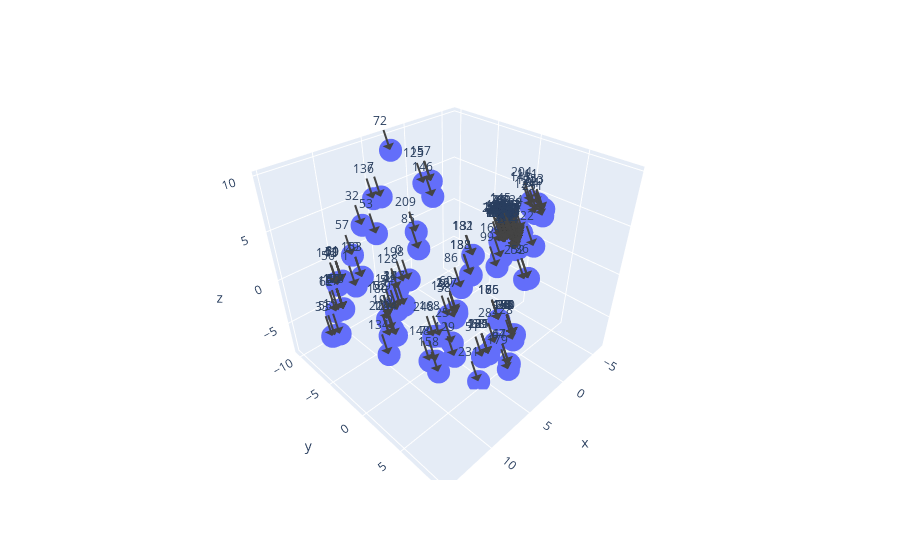

Notebook cell for this chart:
### Code cell
reduced_data = X_embedded

fig = px.scatter_3d(x=reduced_data[:,0], y=reduced_data[:,1], z=reduced_data[:,2])

annotations=[]

for i in range(reduced_data.shape[0]):    

    annotations.append(dict(x=reduced_data[i, 0], y=reduced_data[i, 1], z=reduced_data[i, 2], text=str(i), showarrow=True))

fig.update_layout(scene=dict(annotations=annotations))

fig.show()

### Figure 1 — Plotly figure (JSON) as saved in the notebook; plotly's stock layout.template omitted (floating-point values rounded to 4 significant figures; data arrays with more than 128 entries replaced by an {"elided": "..."} marker saying what was removed)
{"data": [{"hovertemplate": "x=%{x}<br>y=%{y}<br>z=%{z}<extra></extra>", "legendgroup": "", "marker": {"color": "#636efa", "symbol": "circle"}, "mode": "markers", "name": "", "scene": "scene", "showlegend": false, "type": "scatter3d", "x": {"elided": "254 float values"}, "y": {"elided": "254 float values"}, "z": {"elided": "254 float values"}}], "layout": {"legend": {"tracegroupgap": 0}, "margin": {"t": 60}, "scene": {"annotations": [{"showarrow": true, "text": "0", "x": 5.711, "y": -4.547, "z": -1.629}, {"showarrow": true, "text": "1", "x": 9.562, "y": -7.706, "z": -1.988}, {"showarrow": true, "text": "2", "x": -5.079, "y": -0.4876, "z": -0.9853}, {"showarrow": true, "text": "3", "x": 2.793, "y": 6.777, "z": 2.893}, {"showarrow": true, "text": "4", "x": -4.085, "y": -1.805, "z": -0.5107}, {"showarrow": true, "text": "5", "x": 4.554, "y": -2.414, "z": 8.817}, {"showarrow": true, "text": "6", "x": 0.4958, "y": 2.344, "z": -5.569}, {"showarrow": true, "text": "7", "x": 6.876, "y": -6.221, "z": 6.866}, {"showarrow": true, "text": "8", "x": -4.571, "y": -1.065, "z": 0.6043}, {"showarrow": true, "text": "9", "x": -4.972, "y": -1.392, "z": 0.6258}, {"showarrow": true, "text": "10", "x": -4.327, "y": -1.402, "z": -0.5449}, {"showarrow": true, "text": "11", "x": 14.04, "y": -2.291, "z": 3.743}, {"showarrow": true, "text": "12", "x": 12.8, "y": 1.405, "z": -0.2217}, {"showarrow": true, "text": "13", "x": 9.755, "y": 4.797, "z": 2.004}, {"showarrow": true, "text": "14", "x": 12.39, "y": 1.479, "z": 2.288}, {"showarrow": true, "text": "15", "x": 13.15, "y": -5.673, "z": -4.385}, {"showarrow": true, "text": "16", "x": -4.413, "y": -2.01, "z": -0.143}, {"showarrow": true, "text": "17", "x": -4.281, "y": -1.541, "z": 0.3604}, {"showarrow": true, "text": "18", "x": 11.72, "y": 1.639, "z": 2.292}, {"showarrow": true, "text": "19", "x": -4.537, "y": -0.4776, "z": -0.02348}, {"showarrow": true, "text": "20", "x": -4.744, "y": -0.006413, "z": -0.2054}, {"showarrow": true, "text": "21", "x": -4.41, "y": -1.382, "z": -0.5444}, {"showarrow": true, "text": "22", "x": -4.949, "y": -0.6618, "z": 0.3448}, {"showarrow": true, "text": "23", "x": -5.055, "y": -1.372, "z": 0.6264}, {"showarrow": true, "text": "24", "x": -4.607, "y": -1.118, "z": 0.3268}, {"showarrow": true, "text": "25", "x": 10.23, "y": 5.651, "z": 0.1375}, {"showarrow": true, "text": "26", "x": 6.063, "y": 8.185, "z": -0.06746}, {"showarrow": true, "text": "27", "x": -4.985, "y": -0.7148, "z": 0.06735}, {"showarrow": true, "text": "28", "x": 1.611, "y": 2.972, "z": -7.454}, {"showarrow": true, "text": "29", "x": 8.45, "y": -8.198, "z": -1.773}, {"showarrow": true, "text": "30", "x": 12.03, "y": -6.301, "z": -2.5}, {"showarrow": true, "text": "31", "x": 11.72, "y": 1.639, "z": 2.292}, {"showarrow": true, "text": "32", "x": 10.75, "y": -3.765, "z": 6.689}, {"showarrow": true, "text": "33", "x": 13.79, "y": -5.899, "z": -4.403}, {"showarrow": true, "text": "34", "x": 6.09, "y": 8.251, "z": -0.05304}, {"showarrow": true, "text": "35", "x": -5.491, "y": -0.6718, "z": -0.617}, {"showarrow": true, "text": "36", "x": 6.09, "y": 8.251, "z": -0.05304}, {"showarrow": true, "text": "37", "x": -4.823, "y": -1.567, "z": -0.1761}, {"showarrow": true, "text": "38", "x": -4.827, "y": 0.01362, "z": -0.2049}, {"showarrow": true, "text": "39", "x": -4.827, "y": 0.01362, "z": -0.2049}, {"showarrow": true, "text": "40", "x": -4.972, "y": -1.392, "z": 0.6258}, {"showarrow": true, "text": "41", "x": -4.607, "y": -1.118, "z": 0.3268}, {"showarrow": true, "text": "42", "x": -5.239, "y": -0.1706, "z": 0.1634}, {"showarrow": true, "text": "43", "x": -5.491, "y": -0.6718, "z": -0.617}, {"showarrow": true, "text": "44", "x": 7.205, "y": 8.879, "z": -1.938}, {"showarrow": true, "text": "45", "x": 12.03, "y": -6.301, "z": -2.5}, {"showarrow": true, "text": "46", "x": 12.03, "y": -6.301, "z": -2.5}, {"showarrow": true, "text": "47", "x": -4.827, "y": 0.01362, "z": -0.2049}, {"showarrow": true, "text": "48", "x": -5.107, "y": -1.392, "z": 0.4005}, {"showarrow": true, "text": "49", "x": -5.723, "y": -0.4777, "z": 0.1855}, {"showarrow": true, "text": "50", "x": -4.939, "y": -0.4091, "z": -1.221}, {"showarrow": true, "text": "51", "x": 4.746, "y": 4.081, "z": -6.3}, {"showarrow": true, "text": "52", "x": 9.425, "y": -2.917, "z": -2.769}, {"showarrow": true, "text": "53", "x": 4.837, "y": -10.3, "z": 0.609}, {"showarrow": true, "text": "54", "x": 12.4, "y": 2.088, "z": 2.521}, {"showarrow": true, "text": "55", "x": 13.64, "y": -5.686, "z": -4.257}, {"showarrow": true, "text": "56", "x": 14.73, "y": -1.842, "z": 3.972}, {"showarrow": true, "text": "57", "x": 12.35, "y": -3.15, "z": 4.933}, {"showarrow": true, "text": "58", "x": 9.796, "y": 5.472, "z": 2.252}, {"showarrow": true, "text": "59", "x": 14.04, "y": -2.291, "z": 3.743}, {"showarrow": true, "text": "60", "x": 8.412, "y": 4.321, "z": 1.398}, {"showarrow": true, "text": "61", "x": 14.02, "y": -2.357, "z": 3.729}, {"showarrow": true, "text": "62", "x": 12.7, "y": -6.461, "z": -2.504}, {"showarrow": true, "text": "63", "x": -4.41, "y": -1.382, "z": -0.5444}, {"showarrow": true, "text": "64", "x": 12.03, "y": -6.301, "z": -2.5}, {"showarrow": true, "text": "65", "x": -4.41, "y": -1.382, "z": -0.5444}, {"showarrow": true, "text": "66", "x": 12.01, "y": -6.367, "z": -2.514}, {"showarrow": true, "text": "67", "x": 7.205, "y": 8.879, "z": -1.938}, {"showarrow": true, "text": "68", "x": 4.079, "y": 4.241, "z": -6.296}, {"showarrow": true, "text": "69", "x": -4.827, "y": 0.01362, "z": -0.2049}, {"showarrow": true, "text": "70", "x": 14.04, "y": -2.291, "z": 3.743}, {"showarrow": true, "text": "71", "x": -4.823, "y": -1.567, "z": -0.1761}, {"showarrow": true, "text": "72", "x": 4.246, "y": -7.855, "z": 9.808}, {"showarrow": true, "text": "73", "x": -4.827, "y": 0.01362, "z": -0.2049}, {"showarrow": true, "text": "74", "x": -4.744, "y": -0.006413, "z": -0.2054}, {"showarrow": true, "text": "75", "x": -4.854, "y": -0.05251, "z": -0.2193}, {"showarrow": true, "text": "76", "x": -5.239, "y": -0.1706, "z": 0.1634}, {"showarrow": true, "text": "77", "x": -4.827, "y": 0.01362, "z": -0.2049}, {"showarrow": true, "text": "78", "x": 6.09, "y": 8.251, "z": -0.05304}, {"showarrow": true, "text": "79", "x": 8.217, "y": 1.641, "z": -6.105}, {"showarrow": true, "text": "80", "x": -5.106, "y": -0.5537, "z": -0.9997}, {"showarrow": true, "text": "81", "x": -5.079, "y": -0.4876, "z": -0.9853}, {"showarrow": true, "text": "82", "x": -4.854, "y": -0.05251, "z": -0.2193}, {"showarrow": true, "text": "83", "x": -5.527, "y": -0.7248, "z": -0.8944}, {"showarrow": true, "text": "84", "x": -3.067, "y": 3.522, "z": 5.258}, {"showarrow": true, "text": "85", "x": 8.424, "y": 0.1652, "z": 5.238}, {"showarrow": true, "text": "86", "x": 7.6, "y": 4.017, "z": 3.08}, {"showarrow": true, "text": "87", "x": -5.239, "y": -0.1706, "z": 0.1634}, {"showarrow": true, "text": "88", "x": -4.159, "y": -0.8811, "z": 0.236}, {"showarrow": true, "text": "89", "x": -5.079, "y": -0.4876, "z": -0.9853}, {"showarrow": true, "text": "90", "x": -5.723, "y": -0.4777, "z": 0.1855}, {"showarrow": true, "text": "91", "x": -4.827, "y": 0.01362, "z": -0.2049}, {"showarrow": true, "text": "92", "x": -4.823, "y": -1.567, "z": -0.1761}, {"showarrow": true, "text": "93", "x": -5.079, "y": -0.4876, "z": -0.9853}, {"showarrow": true, "text": "94", "x": -4.41, "y": -1.382, "z": -0.5444}, {"showarrow": true, "text": "95", "x": -5.079, "y": -0.4876, "z": -0.9853}, {"showarrow": true, "text": "96", "x": -4.827, "y": 0.01362, "z": -0.2049}, {"showarrow": true, "text": "97", "x": -5.079, "y": -0.4876, "z": -0.9853}, {"showarrow": true, "text": "98", "x": -4.827, "y": 0.01362, "z": -0.2049}, {"showarrow": true, "text": "99", "x": -1.276, "y": 0.2779, "z": -1.18}, {"showarrow": true, "text": "100", "x": -4.41, "y": -1.382, "z": -0.5444}, {"showarrow": true, "text": "101", "x": -4.41, "y": -1.382, "z": -0.5444}, {"showarrow": true, "text": "102", "x": -5.079, "y": -0.4876, "z": -0.9853}, {"showarrow": true, "text": "103", "x": -4.41, "y": -1.382, "z": -0.5444}, {"showarrow": true, "text": "104", "x": -4.827, "y": 0.01362, "z": -0.2049}, {"showarrow": true, "text": "105", "x": -4.327, "y": -1.402, "z": -0.5449}, {"showarrow": true, "text": "106", "x": -4.159, "y": -0.8811, "z": 0.236}, {"showarrow": true, "text": "107", "x": -4.827, "y": 0.01362, "z": -0.2049}, {"showarrow": true, "text": "108", "x": -4.827, "y": 0.01362, "z": -0.2049}, {"showarrow": true, "text": "109", "x": -4.159, "y": -0.8811, "z": 0.236}, {"showarrow": true, "text": "110", "x": -4.859, "y": -1.636, "z": -0.2448}, {"showarrow": true, "text": "111", "x": -3.101, "y": 2.935, "z": 5.885}, {"showarrow": true, "text": "112", "x": -4.41, "y": -1.382, "z": -0.5444}, {"showarrow": true, "text": "113", "x": -4.41, "y": -1.382, "z": -0.5444}, {"showarrow": true, "text": "114", "x": -5.079, "y": -0.4876, "z": -0.9853}, {"showarrow": true, "text": "115", "x": -5.275, "y": -0.2405, "z": 0.09462}, {"showarrow": true, "text": "116", "x": -5.527, "y": -0.7248, "z": -0.8944}, {"showarrow": true, "text": "117", "x": -4.827, "y": 0.01362, "z": -0.2049}, {"showarrow": true, "text": "118", "x": -4.827, "y": 0.01362, "z": -0.2049}, {"showarrow": true, "text": "119", "x": -4.827, "y": 0.01362, "z": -0.2049}, {"showarrow": true, "text": "120", "x": -5.275, "y": -0.2236, "z": -0.1141}, {"showarrow": true, "text": "121", "x": -4.827, "y": 0.01362, "z": -0.2049}, {"showarrow": true, "text": "122", "x": -4.827, "y": 0.01362, "z": -0.2049}, {"showarrow": true, "text": "123", "x": -5.079, "y": -0.4876, "z": -0.9853}, {"showarrow": true, "text": "124", "x": -2.466, "y": 3.177, "z": 5.281}, {"showarrow": true, "text": "125", "x": 5.222, "y": -2.574, "z": 8.813}, {"showarrow": true, "text": "126", "x": 2.793, "y": 6.777, "z": 2.893}, {"showarrow": true, "text": "127", "x": 12.52, "y": -6.315, "z": -2.371}, {"showarrow": true, "text": "128", "x": 11.44, "y": 1.093, "z": 3.474}, {"showarrow": true, "text": "129", "x": 9.813, "y": 5.495, "z": -1.669}, {"showarrow": true, "text": "130", "x": -4.159, "y": -0.8811, "z": 0.236}, {"showarrow": true, "text": "131", "x": 5.817, "y": 3.549, "z": 4.969}, {"showarrow": true, "text": "132", "x": -4.827, "y": 0.01362, "z": -0.2049}, {"showarrow": true, "text": "133", "x": -5.275, "y": -0.2236, "z": -0.1141}, {"showarrow": true, "text": "134", "x": 10.83, "y": -1.743, "z": -5.836}, {"showarrow": true, "text": "135", "x": -4.827, "y": 0.01362, "z": -0.2049}, {"showarrow": true, "text": "136", "x": 7.517, "y": -6.448, "z": 6.848}, {"showarrow": true, "text": "137", "x": -4.827, "y": 0.01362, "z": -0.2049}, {"showarrow": true, "text": "138", "x": 5.531, "y": 3.126, "z": 2.749}, {"showarrow": true, "text": "139", "x": 4.052, "y": 4.175, "z": -6.31}, {"showarrow": true, "text": "140", "x": -4.827, "y": 0.01362, "z": -0.2049}, {"showarrow": true, "text": "141", "x": -4.827, "y": 0.01362, "z": -0.2049}, {"showarrow": true, "text": "142", "x": 14.54, "y": -2.305, "z": 3.871}, {"showarrow": true, "text": "143", "x": -2.672, "y": 2.52, "z": 5.615}, {"showarrow": true, "text": "144", "x": 12.84, "y": 2.267, "z": 0.4066}, {"showarrow": true, "text": "145", "x": -5.019, "y": -1.319, "z": 0.9038}, {"showarrow": true, "text": "146", "x": -1.041, "y": -8.321, "z": 3.301}, {"showarrow": true, "text": "147", "x": 7.528, "y": -3.216, "z": -2.89}, {"showarrow": true, "text": "148", "x": 8.184, "y": 0.7792, "z": -6.734}, {"showarrow": true, "text": "149", "x": -4.159, "y": -0.8811, "z": 0.236}, {"showarrow": true, "text": "150", "x": -4.827, "y": 0.01362, "z": -0.2049}, {"showarrow": true, "text": "151", "x": -4.827, "y": 0.01362, "z": -0.2049}, {"showarrow": true, "text": "152", "x": 6.09, "y": 8.251, "z": -0.05304}, {"showarrow": true, "text": "153", "x": 8.45, "y": -8.198, "z": -1.773}, {"showarrow": true, "text": "154", "x": -5.491, "y": -0.6718, "z": -0.617}, {"showarrow": true, "text": "155", "x": 6.09, "y": 8.251, "z": -0.05304}, {"showarrow": true, "text": "156", "x": -5.163, "y": -0.2281, "z": -0.1554}, {"showarrow": true, "text": "157", "x": 4.527, "y": -2.48, "z": 8.802}, {"showarrow": true, "text": "158", "x": 7.801, "y": 1.485, "z": -7.912}, {"showarrow": true, "text": "159", "x": -4.744, "y": -0.006413, "z": -0.2054}, {"showarrow": true, "text": "160", "x": -4.604, "y": 0.07212, "z": -0.4411}, {"showarrow": true, "text": "161", "x": -5.079, "y": -0.4876, "z": -0.9853}, {"showarrow": true, "text": "162", "x": -5.275, "y": -0.2236, "z": -0.1141}, {"showarrow": true, "text": "163", "x": -4.827, "y": 0.01362, "z": -0.2049}, {"showarrow": true, "text": "164", "x": -1.436, "y": 0.5949, "z": -0.0316}, {"showarrow": true, "text": "165", "x": -4.159, "y": -0.8811, "z": 0.236}, {"showarrow": true, "text": "166", "x": -4.827, "y": 0.01362, "z": -0.2049}, {"showarrow": true, "text": "167", "x": 9.114, "y": 5.023, "z": 2.023}, {"showarrow": true, "text": "168", "x": 7.103, "y": 1.013, "z": -4.22}, {"showarrow": true, "text": "169", "x": 9.425, "y": -2.917, "z": -2.769}, {"showarrow": true, "text": "170", "x": -5.527, "y": -0.7248, "z": -0.8944}, {"showarrow": true, "text": "171", "x": -4.744, "y": -0.006413, "z": -0.2054}, {"showarrow": true, "text": "172", "x": -4.939, "y": -0.4091, "z": -1.221}, {"showarrow": true, "text": "173", "x": -5.079, "y": -0.4876, "z": -0.9853}, {"showarrow": true, "text": "174", "x": 6.09, "y": 8.251, "z": -0.05304}, {"showarrow": true, "text": "175", "x": 0.4958, "y": 2.344, "z": -5.569}, {"showarrow": true, "text": "176", "x": -4.145, "y": 0.4626, "z": 0.02421}, {"showarrow": true, "text": "177", "x": 12.01, "y": -6.367, "z": -2.514}, {"showarrow": true, "text": "178", "x": 12.03, "y": -6.301, "z": -2.5}, {"showarrow": true, "text": "179", "x": 7.887, "y": 9.328, "z": -1.709}, {"showarrow": true, "text": "180", "x": 10.11, "y": -2.468, "z": -2.54}, {"showarrow": true, "text": "181", "x": 6.09, "y": 8.251, "z": -0.05304}, {"showarrow": true, "text": "182", "x": 5.115, "y": 2.847, "z": 4.345}, {"showarrow": true, "text": "183", "x": 4.83, "y": 2.424, "z": 2.125}, {"showarrow": true, "text": "184", "x": -5.939, "y": -0.909, "z": -0.5262}, {"showarrow": true, "text": "185", "x": 4.079, "y": 4.241, "z": -6.296}, {"showarrow": true, "text": "186", "x": 0.4958, "y": 2.344, "z": -5.569}, {"showarrow": true, "text": "187", "x": -5.527, "y": -0.7248, "z": -0.8944}, {"showarrow": true, "text": "188", "x": -5.079, "y": -0.4876, "z": -0.9853}, {"showarrow": true, "text": "189", "x": -4.159, "y": -0.8811, "z": 0.236}, {"showarrow": true, "text": "190", "x": -4.41, "y": -1.382, "z": -0.5444}, {"showarrow": true, "text": "191", "x": -4.159, "y": -0.8811, "z": 0.236}, {"showarrow": true, "text": "192", "x": -4.537, "y": -0.4776, "z": -0.02348}, {"showarrow": true, "text": "193", "x": -5.723, "y": -0.4777, "z": 0.1855}, {"showarrow": true, "text": "194", "x": -2.689, "y": 3.119, "z": 5.517}, {"showarrow": true, "text": "195", "x": -5.201, "y": -1.163, "z": -0.4356}, {"showarrow": true, "text": "196", "x": -4.41, "y": -1.382, "z": -0.5444}, {"showarrow": true, "text": "197", "x": -4.854, "y": -0.05251, "z": -0.2193}, {"showarrow": true, "text": "198", "x": 6.878, "y": -3.925, "z": -0.8911}, {"showarrow": true, "text": "199", "x": 9.71, "y": -2.371, "z": -3.951}, {"showarrow": true, "text": "200", "x": -4.827, "y": 0.01362, "z": -0.2049}, {"showarrow": true, "text": "201", "x": -4.827, "y": 0.01362, "z": -0.2049}, {"showarrow": true, "text": "202", "x": -4.159, "y": -0.8811, "z": 0.236}, {"showarrow": true, "text": "203", "x": -4.827, "y": 0.01362, "z": -0.2049}, {"showarrow": true, "text": "204", "x": -2.847, "y": 2.373, "z": 5.998}, {"showarrow": true, "text": "205", "x": -4.744, "y": -0.006413, "z": -0.2054}, {"showarrow": true, "text": "206", "x": -4.827, "y": 0.01362, "z": -0.2049}, {"showarrow": true, "text": "207", "x": -4.827, "y": 0.01362, "z": -0.2049}, {"showarrow": true, "text": "208", "x": -5.688, "y": -0.4247, "z": 0.4629}, {"showarrow": true, "text": "209", "x": 8.139, "y": -0.3808, "z": 6.42}, {"showarrow": true, "text": "210", "x": -3.376, "y": 3.347, "z": 5.321}, {"showarrow": true, "text": "211", "x": -4.211, "y": -0.9006, "z": 0.01015}, {"showarrow": true, "text": "212", "x": -5.239, "y": -0.1706, "z": 0.1634}, {"showarrow": true, "text": "213", "x": -4.159, "y": -0.8811, "z": 0.236}, {"showarrow": true, "text": "214", "x": -5.275, "y": -0.2236, "z": -0.1141}, {"showarrow": true, "text": "215", "x": -4.827, "y": 0.01362, "z": -0.2049}, {"showarrow": true, "text": "216", "x": -4.827, "y": 0.01362, "z": -0.2049}, {"showarrow": true, "text": "217", "x": -4.827, "y": 0.01362, "z": -0.2049}, {"showarrow": true, "text": "218", "x": -5.275, "y": -0.2236, "z": -0.1141}, {"showarrow": true, "text": "219", "x": -5.079, "y": -0.4876, "z": -0.9853}, {"showarrow": true, "text": "220", "x": -5.975, "y": -0.9789, "z": -0.5949}, {"showarrow": true, "text": "221", "x": 4.079, "y": 4.241, "z": -6.296}, {"showarrow": true, "text": "222", "x": -1.078, "y": 4.32, "z": 3.07}, {"showarrow": true, "text": "223", "x": -5.275, "y": -0.2236, "z": -0.1141}, {"showarrow": true, "text": "224", "x": -6.135, "y": -0.6619, "z": 0.5537}, {"showarrow": true, "text": "225", "x": -3.833, "y": -1.304, "z": 0.2696}, {"showarrow": true, "text": "226", "x": -4.827, "y": 0.01362, "z": -0.2049}, {"showarrow": true, "text": "227", "x": 9.114, "y": 5.023, "z": 2.023}, {"showarrow": true, "text": "228", "x": 6.772, "y": 8.7, "z": 0.1761}, {"showarrow": true, "text": "229", "x": 12.8, "y": 1.405, "z": -0.2217}, {"showarrow": true, "text": "230", "x": 6.02, "y": 8.253, "z": -0.07135}, {"showarrow": true, "text": "231", "x": 5.861, "y": 4.709, "z": -8.185}, {"showarrow": true, "text": "232", "x": -5.079, "y": -0.4876, "z": -0.9853}, {"showarrow": true, "text": "233", "x": -5.019, "y": -1.303, "z": 0.6951}, {"showarrow": true, "text": "234", "x": -5.079, "y": -0.4876, "z": -0.9853}, {"showarrow": true, "text": "235", "x": -5.239, "y": -0.1706, "z": 0.1634}, {"showarrow": true, "text": "236", "x": -5.239, "y": -0.1706, "z": 0.1634}, {"showarrow": true, "text": "237", "x": -4.159, "y": -0.8811, "z": 0.236}, {"showarrow": true, "text": "238", "x": -4.744, "y": -0.006413, "z": -0.2054}, {"showarrow": true, "text": "239", "x": -4.827, "y": 0.01362, "z": -0.2049}, {"showarrow": true, "text": "240", "x": -5.275, "y": -0.2405, "z": 0.09462}, {"showarrow": true, "text": "241", "x": -5.239, "y": -0.1706, "z": 0.1634}, {"showarrow": true, "text": "242", "x": -5.687, "y": -0.4078, "z": 0.2542}, {"showarrow": true, "text": "243", "x": -4.758, "y": -0.5655, "z": 0.1184}, {"showarrow": true, "text": "244", "x": -4.006, "y": 0.5411, "z": -0.2114}, {"showarrow": true, "text": "245", "x": -4.827, "y": 0.01362, "z": -0.2049}, {"showarrow": true, "text": "246", "x": -4.827, "y": 0.01362, "z": -0.2049}, {"showarrow": true, "text": "247", "x": -4.827, "y": 0.01362, "z": -0.2049}, {"showarrow": true, "text": "248", "x": 7.069, "y": 0.1509, "z": -4.848}, {"showarrow": true, "text": "249", "x": -5.597, "y": -1.382, "z": -0.3354}, {"showarrow": true, "text": "250", "x": -4.827, "y": 0.01362, "z": -0.2049}, {"showarrow": true, "text": "251", "x": -2.998, "y": 3.603, "z": 5.004}, {"showarrow": true, "text": "252", "x": 2.505, "y": 6.218, "z": 2.343}, {"showarrow": true, "text": "253", "x": -3.515, "y": 3.285, "z": 5.348}], "domain": {"x": [0, 1], "y": [0, 1]}, "xaxis": {"title": {"text": "x"}}, "yaxis": {"title": {"text": "y"}}, "zaxis": {"title": {"text": "z"}}}}}
